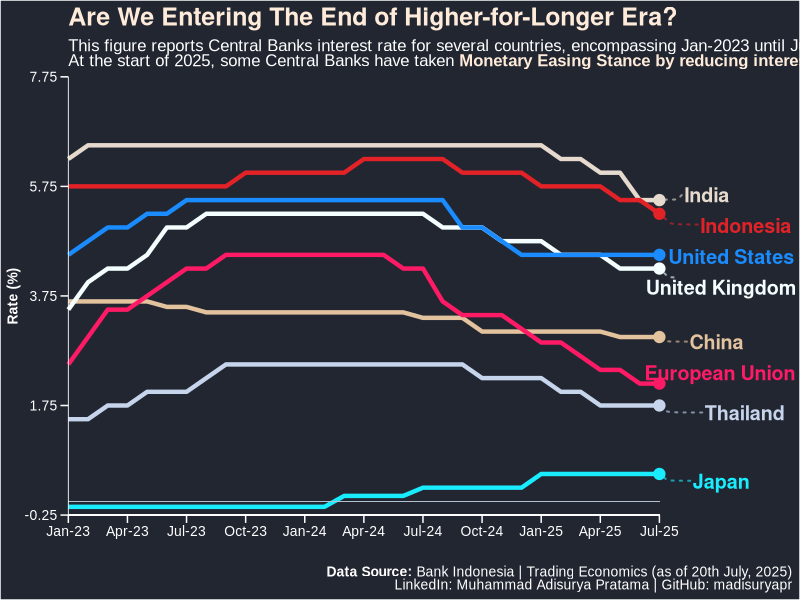
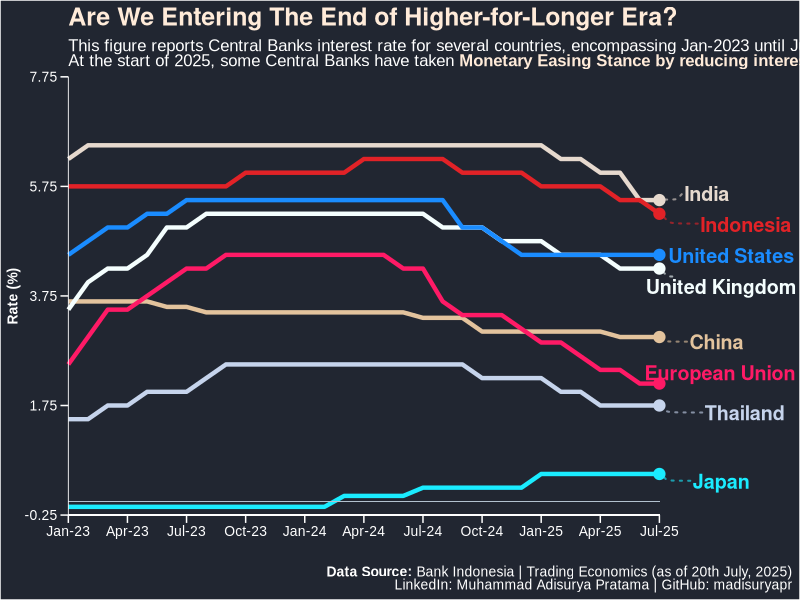

These charts were generated, in order, by the following R code:
# Central Banks Policy Rate Trend for Several Countries
# This R file objective is to perform data visualization for
# monthly Central Banks Policy Rates for several countries, including Indonesia

# Utilized data within this code is as of 20th July, 2025

# Load necessary packages
library(readxl)    # for reading Excel (.xlsx) file
library(tidyverse) # for performing data manipulation and visualization
library(ggtext)    # packages to conduct additional text within visualization
library(ggrepel)   # packages for repelling overlapped text labels
library(zoo)       # Manipulating time series date

# Read Initial data
policyrate <- read_excel(path = "Data/Central Banks Policy Rate Trend Data.xlsx",
              sheet = "data")
policyrate # view intial data

# transform data from wide to long format and re-arrange based on country
policyrate_long <- policyrate %>% pivot_longer(
  cols = Indonesia:Japan,
  names_to = "country",
  values_to = "rate_value"
) %>% arrange(country)

policyrate_long # view long-format data

# Check data classification
class(policyrate_long$Date)       # Check data classification for Date column
class(policyrate_long$country)    # Check data classification for country column
class(policyrate_long$rate_value) # Check data classification for rate_value column

# Convert Date column format from POSIXct into Date format
# and create monthly data form with zoo
policyrate_long <- policyrate_long %>%
  mutate(Date = as.Date(Date),
         month_date = as.yearmon(Date),
        country = as.factor(country))

class(policyrate_long$Date) # re-check data classification for Date column

# Perform descriptive statistics for policyrate_long data
descriptive_statistics <- policyrate_long %>%
  group_by(country) %>% #grouping data by country
  summarise(
    rate_mean = mean(rate_value, na.rm = TRUE), # policy rate mean
    min_rate  = min(rate_value, na.rm = TRUE),  # minimum value of policy rate
    max_rate  = max(rate_value, na.rm = TRUE),  # maximum value of policy rate
    sd_rate   = sd(rate_value, na.rm = TRUE)    # standard deviation of policy rate
  )

descriptive_statistics # view table

# Extract the most recent data for bullet point
rate_most_recent <- policyrate_long %>%
  filter(Date == "2025-07-31")

rate_most_recent # view all most recent data

# create colors vector for each country
colors <- c(
  "#E3C39D", # China
  "#FF1A66", # European Union
  "#E6D9CE", # India
  "#E22227", # Indonesia
  "#1AECFF", # Japan
  "#C6D4EC", # Thailand
  "#F4FEFE", # United Kingdom
  "#1A8CFF"  # United States
)

# Perform data visualization process
polrate_vis <- ggplot(
  data = policyrate_long,
  mapping = aes(
    x = month_date,
    y = rate_value,
    color = country
  ) # Mapping visualization of interest rate
) + 
  geom_line(linewidth = 1.5) + # Perform line chart visualization
  geom_segment( # Creating zero line
    aes(
      x = min(policyrate_long$month_date),
      xend = max(policyrate_long$month_date),
      y = 0, yend = 0
    ),
    color = "#B3C3D1",
    linetype = "solid",
    linewidth = 0.25,
    alpha = 0.80
  ) +
  geom_segment( # creating x axis line without breaking through maximum date of data
    aes(
      x = min(policyrate_long$month_date),
      xend = max(policyrate_long$month_date),
      y = -0.25,
      yend = -0.25
    ),
    color = "#FFFFFF",
    linewidth = 0.30
  ) +
  geom_point(aes(color = country),
             data = rate_most_recent,
            size = 3.5, shape = 19) + # Generating point for the most recent data
  geom_text_repel( # Generating labels for showing countries
    data = rate_most_recent,
    aes(color = country, label = country),
    family = "Helvetica",
    fontface = "bold",
    direction = "y",
    size = 5,
    hjust = -0.50,
    vjust = 1,
    segment.size = 0.70,
    segment.alpha = 0.60,
    segment.linetype = "dotted",
    box.padding = 0.40,
    segment.curvature = -0.1,
    segment.ncp = 3,
    segment.angle = 20
  ) +
  labs( # Configuring visualization's main information
    title = "Are We Entering The End of Higher-for-Longer Era?",
    subtitle = "This figure reports Central Banks interest rate for several countries, encompassing Jan-2023 until Jul-2025 period of time.<br> At the start of 2025, some Central Banks have taken <span style = 'color:#FFEBD9;'><b>Monetary Easing Stance by reducing interest rate, including Indonesia.</b></span></br>",
    caption = "<b>Data Source:</b> Bank Indonesia | Trading Economics (as of 20th July, 2025)<br>LinkedIn: Muhammad Adisurya Pratama | GitHub: madisuryapr</br>",
    x = "",
    y = "<b>Rate (%)</b>"
  ) +
  scale_color_manual(values = colors) + # Applying manual color configuration
  scale_y_continuous( # Adjusting y axis scale
    expand = c(0, 0),
    limits = c(-0.25, 7.75),
    breaks = seq(-0.25, 7.75, by = 2)
  ) +
  coord_cartesian( # Setting addition y axis values for more robust representation
    clip = "off",
    ylim = c(-0.25, 7.75)
  ) +
scale_x_yearmon( # Employing zoo packages' function to create monthly data
    expand = expansion(mult = c(0, 0.05)),
    limits = c(as.yearmon("2023-01-01"), as.yearmon("2025-12-01")),
    breaks = seq(
      from = min(policyrate_long$month_date),
      to = max(policyrate_long$month_date),
      by = 0.25
    ),
    format = "%b-%y"
  ) +
  theme( # Configuring visualization's theme inspired by Financial Times dark background chart.
    panel.grid = element_blank(),
    panel.border = element_blank(),
    panel.background = element_rect(fill = "#212631"),
    plot.background = element_rect(fill = "#212631"),
    plot.title = element_text(family = "Helvetica", face = "bold", 
                 color = "#FFEBD9", size = 18),
    plot.subtitle = ggtext::element_markdown(family = "Arial", color = "#FFFFFF", 
                    size = 12),
    plot.caption = ggtext::element_markdown(family = "Arial", color = "#FFFFFF", 
                   size = 10),
    plot.caption.position = "plot",
    axis.text.x = element_text(family = "Arial", color = "#FFFFFF", size = 10),
    axis.text.y = element_text(family = "Arial", color = "#FFFFFF", size = 10),
    axis.title.y = ggtext::element_markdown(family = "Arial", color = "#FFFFFF", size = 10),
    axis.line.y = element_line(color = "#FFFFFF", linewidth = 0.30),
    axis.line.x = element_blank(),
    axis.ticks.length = unit(0.20, "cm"),
    axis.ticks = element_line(color = "#FFFFFF"),
    legend.position = "none"                                        
  )

# View Policy Rate Data Visualization
polrate_vis

# Save Data Visualization into JPEG Format
ggsave(
  "Central Banks Policy Rate Trend for Several Countries.jpeg",
  plot = polrate_vis,
  width = 1700,
  height = 1080,
  units = "px",
  dpi = 150
)
